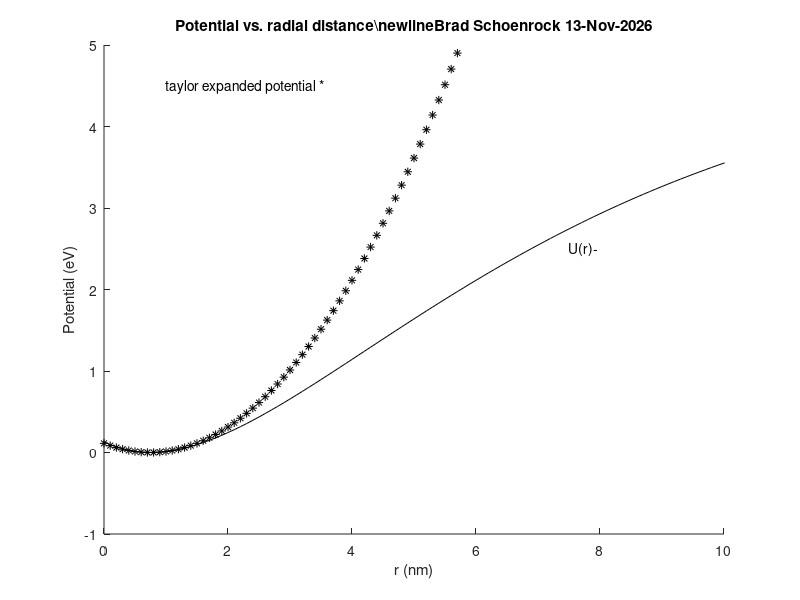

Here is the MATLAB script that generated this plot:
%this program plots the 6-12 potential

clear all;

D=5;
B=0.2;
R=0.75;
r=(-50:.1:50)';

F1=D*(1-exp(-B*(r-R))).^2;
F2=(r-R).^2*D*B*B;

figure;
hold on;

ttla=('Potential vs. radial distance');
tt2='Brad Schoenrock ';
tta=[ttla,'\newline',tt2,date];
title(tta)
xlabel('r (nm)');
ylabel('Potential (eV)');
axis([0  10  -1 5]);

plot(r,F1,'black-');
text(7.5,2.5,'U(r)-');
plot(r,F2,'black*');
text(1,4.5,'taylor expanded potential *');

hold off